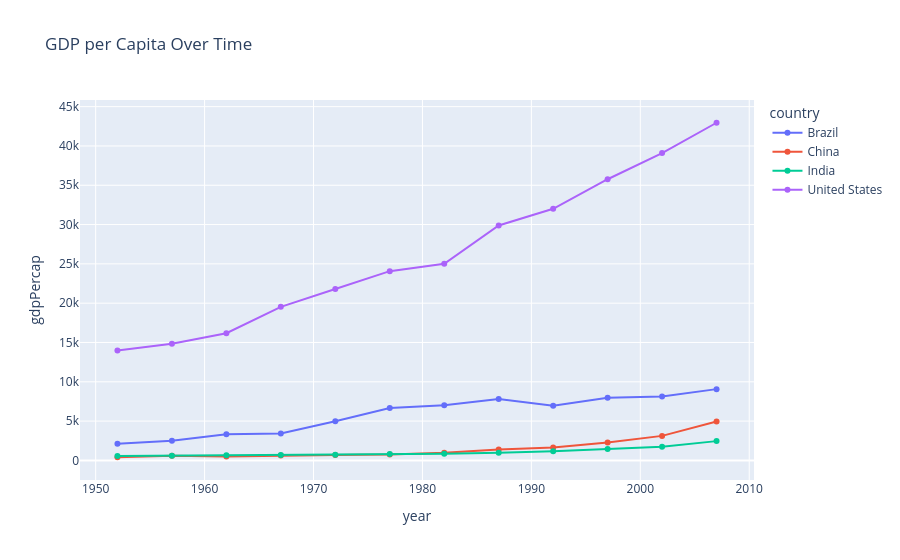

This figure's notebook cell:
### Code cell
# Line chart
df_countries = df[df['country'].isin(['United States', 'China', 'India', 'Brazil'])]
fig = px.line(
    df_countries,
    x='year', y='gdpPercap',
    color='country', markers=True,
    title='GDP per Capita Over Time'
)
fig.update_traces(line_width=2)
fig.show()

### Figure 1 — Plotly figure (JSON) as saved in the notebook; plotly's stock layout.template omitted (floating-point values rounded to 4 significant figures)
{"data": [{"hovertemplate": "country=Brazil<br>year=%{x}<br>gdpPercap=%{y}<extra></extra>", "legendgroup": "Brazil", "line": {"color": "#636efa", "dash": "solid", "width": 2}, "marker": {"symbol": "circle"}, "mode": "lines+markers", "name": "Brazil", "orientation": "v", "showlegend": true, "x": [1952, 1957, 1962, 1967, 1972, 1977, 1982, 1987, 1992, 1997, 2002, 2007], "xaxis": "x", "y": [2109.0, 2487.0, 3337.0, 3430.0, 4986.0, 6660.0, 7031.0, 7807.0, 6950.0, 7958.0, 8131.0, 9066.0], "yaxis": "y", "type": "scatter"}, {"hovertemplate": "country=China<br>year=%{x}<br>gdpPercap=%{y}<extra></extra>", "legendgroup": "China", "line": {"color": "#EF553B", "dash": "solid", "width": 2}, "marker": {"symbol": "circle"}, "mode": "lines+markers", "name": "China", "orientation": "v", "showlegend": true, "x": [1952, 1957, 1962, 1967, 1972, 1977, 1982, 1987, 1992, 1997, 2002, 2007], "xaxis": "x", "y": [400.4, 576.0, 487.7, 612.7, 676.9, 741.2, 962.4, 1379.0, 1656.0, 2289.0, 3119.0, 4959.0], "yaxis": "y", "type": "scatter"}, {"hovertemplate": "country=India<br>year=%{x}<br>gdpPercap=%{y}<extra></extra>", "legendgroup": "India", "line": {"color": "#00cc96", "dash": "solid", "width": 2}, "marker": {"symbol": "circle"}, "mode": "lines+markers", "name": "India", "orientation": "v", "showlegend": true, "x": [1952, 1957, 1962, 1967, 1972, 1977, 1982, 1987, 1992, 1997, 2002, 2007], "xaxis": "x", "y": [546.6, 590.1, 658.3, 700.8, 724.0, 813.3, 855.7, 976.5, 1164.0, 1459.0, 1747.0, 2452.0], "yaxis": "y", "type": "scatter"}, {"hovertemplate": "country=United States<br>year=%{x}<br>gdpPercap=%{y}<extra></extra>", "legendgroup": "United States", "line": {"color": "#ab63fa", "dash": "solid", "width": 2}, "marker": {"symbol": "circle"}, "mode": "lines+markers", "name": "United States", "orientation": "v", "showlegend": true, "x": [1952, 1957, 1962, 1967, 1972, 1977, 1982, 1987, 1992, 1997, 2002, 2007], "xaxis": "x", "y": [13990.0, 14850.0, 16170.0, 19530.0, 21810.0, 24070.0, 25010.0, 29880.0, 32000.0, 35770.0, 39100.0, 42950.0], "yaxis": "y", "type": "scatter"}], "layout": {"legend": {"title": {"text": "country"}, "tracegroupgap": 0}, "title": {"text": "GDP per Capita Over Time"}, "xaxis": {"anchor": "y", "domain": [0.0, 1.0], "title": {"text": "year"}}, "yaxis": {"anchor": "x", "domain": [0.0, 1.0], "title": {"text": "gdpPercap"}}}}
